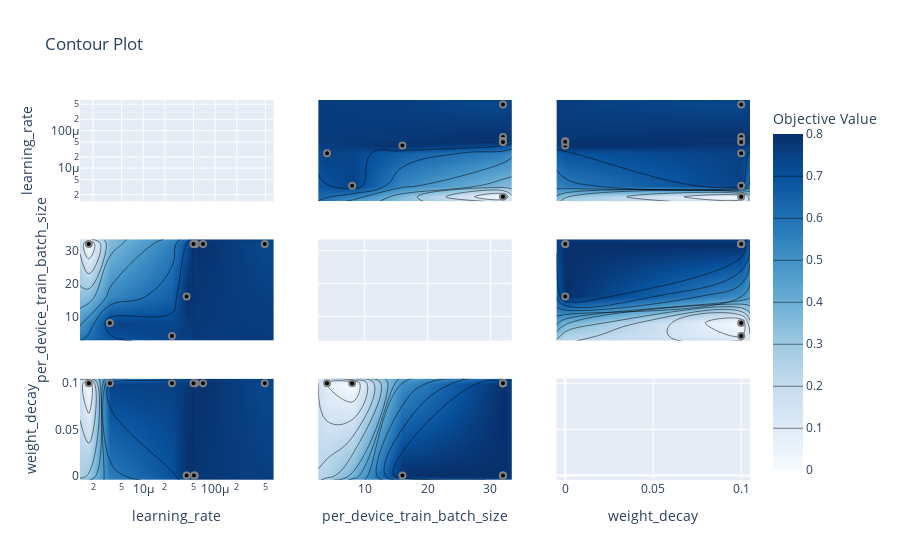

Write notebook code for a chart like this one.
### Code cell
optuna.visualization.plot_contour(study)

### Figure 1 — Plotly figure (JSON) as saved in the notebook; plotly's stock layout.template omitted (floating-point values rounded to 4 significant figures)
{"data": [{"type": "scatter", "xaxis": "x", "yaxis": "y"}, {"colorbar": {"title": {"text": "Objective Value"}}, "colorscale": [[0, "rgb(247,251,255)"], [0.125, "rgb(222,235,247)"], [0.25, "rgb(198,219,239)"], [0.375, "rgb(158,202,225)"], [0.5, "rgb(107,174,214)"], [0.625, "rgb(66,146,198)"], [0.75, "rgb(33,113,181)"], [0.875, "rgb(8,81,156)"], [1, "rgb(8,48,107)"]], "connectgaps": true, "contours": {"coloring": "heatmap"}, "hoverinfo": "none", "line": {"smoothing": 1.3}, "reversescale": false, "showscale": true, "type": "contour", "x": [1.314e-06, 1.742e-06, 3.422e-06, 2.502e-05, 4.004e-05, 4.993e-05, 5.074e-05, 5.191e-05, 5.299e-05, 6.777e-05, 0.0004902, 0.0006499], "xaxis": "x4", "y": [2.6, 4, 8, 16, 32, 33.4], "yaxis": "y4", "z": [[null, null, null, null, null, null, null, null, null, null, null, null], [null, null, null, 0.75, null, null, null, null, null, null, null, null], [null, null, 0.7447, null, null, null, null, null, null, null, null, null], [null, null, null, null, 0.8, null, null, null, null, null, null, null], [null, 0, null, null, null, 0.8, 0.7848, 0.8, 0.7805, 0.7952, 0.729, null], [null, null, null, null, null, null, null, null, null, null, null, null]]}, {"marker": {"color": "black", "line": {"color": "Gray", "width": 2}}, "mode": "markers", "name": "Feasible Trial", "showlegend": false, "type": "scatter", "x": [0.0004902, 2.502e-05, 1.742e-06, 4.004e-05, 3.422e-06, 6.777e-05, 5.191e-05, 5.074e-05, 5.299e-05, 4.993e-05], "xaxis": "x4", "y": [32, 4, 32, 16, 8, 32, 32, 32, 32, 32], "yaxis": "y4"}, {"colorbar": {"title": {"text": "Objective Value"}}, "colorscale": [[0, "rgb(247,251,255)"], [0.125, "rgb(222,235,247)"], [0.25, "rgb(198,219,239)"], [0.375, "rgb(158,202,225)"], [0.5, "rgb(107,174,214)"], [0.625, "rgb(66,146,198)"], [0.75, "rgb(33,113,181)"], [0.875, "rgb(8,81,156)"], [1, "rgb(8,48,107)"]], "connectgaps": true, "contours": {"coloring": "heatmap"}, "hoverinfo": "none", "line": {"smoothing": 1.3}, "reversescale": false, "showscale": false, "type": "contour", "x": [1.314e-06, 1.742e-06, 3.422e-06, 2.502e-05, 4.004e-05, 4.993e-05, 5.074e-05, 5.191e-05, 5.299e-05, 6.777e-05, 0.0004902, 0.0006499], "xaxis": "x7", "y": [-0.005, 0, 0.1, 0.105], "yaxis": "y7", "z": [[null, null, null, null, null, null, null, null, null, null, null, null], [null, null, null, null, 0.8, null, 0.7848, 0.8, null, null, null, null], [null, 0, 0.7447, 0.75, null, 0.8, null, null, 0.7805, 0.7952, 0.729, null], [null, null, null, null, null, null, null, null, null, null, null, null]]}, {"marker": {"color": "black", "line": {"color": "Gray", "width": 2}}, "mode": "markers", "name": "Feasible Trial", "showlegend": false, "type": "scatter", "x": [0.0004902, 2.502e-05, 1.742e-06, 4.004e-05, 3.422e-06, 6.777e-05, 5.191e-05, 5.074e-05, 5.299e-05, 4.993e-05], "xaxis": "x7", "y": [0.1, 0.1, 0.1, 0, 0.1, 0.1, 0, 0, 0.1, 0.1], "yaxis": "y7"}, {"colorbar": {"title": {"text": "Objective Value"}}, "colorscale": [[0, "rgb(247,251,255)"], [0.125, "rgb(222,235,247)"], [0.25, "rgb(198,219,239)"], [0.375, "rgb(158,202,225)"], [0.5, "rgb(107,174,214)"], [0.625, "rgb(66,146,198)"], [0.75, "rgb(33,113,181)"], [0.875, "rgb(8,81,156)"], [1, "rgb(8,48,107)"]], "connectgaps": true, "contours": {"coloring": "heatmap"}, "hoverinfo": "none", "line": {"smoothing": 1.3}, "reversescale": false, "showscale": false, "type": "contour", "x": [2.6, 4, 8, 16, 32, 33.4], "xaxis": "x2", "y": [1.314e-06, 1.742e-06, 3.422e-06, 2.502e-05, 4.004e-05, 4.993e-05, 5.074e-05, 5.191e-05, 5.299e-05, 6.777e-05, 0.0004902, 0.0006499], "yaxis": "y2", "z": [[null, null, null, null, null, null], [null, null, null, null, 0, null], [null, null, 0.7447, null, null, null], [null, 0.75, null, null, null, null], [null, null, null, 0.8, null, null], [null, null, null, null, 0.8, null], [null, null, null, null, 0.7848, null], [null, null, null, null, 0.8, null], [null, null, null, null, 0.7805, null], [null, null, null, null, 0.7952, null], [null, null, null, null, 0.729, null], [null, null, null, null, null, null]]}, {"marker": {"color": "black", "line": {"color": "Gray", "width": 2}}, "mode": "markers", "name": "Feasible Trial", "showlegend": false, "type": "scatter", "x": [32, 4, 32, 16, 8, 32, 32, 32, 32, 32], "xaxis": "x2", "y": [0.0004902, 2.502e-05, 1.742e-06, 4.004e-05, 3.422e-06, 6.777e-05, 5.191e-05, 5.074e-05, 5.299e-05, 4.993e-05], "yaxis": "y2"}, {"type": "scatter", "xaxis": "x5", "yaxis": "y5"}, {"colorbar": {"title": {"text": "Objective Value"}}, "colorscale": [[0, "rgb(247,251,255)"], [0.125, "rgb(222,235,247)"], [0.25, "rgb(198,219,239)"], [0.375, "rgb(158,202,225)"], [0.5, "rgb(107,174,214)"], [0.625, "rgb(66,146,198)"], [0.75, "rgb(33,113,181)"], [0.875, "rgb(8,81,156)"], [1, "rgb(8,48,107)"]], "connectgaps": true, "contours": {"coloring": "heatmap"}, "hoverinfo": "none", "line": {"smoothing": 1.3}, "reversescale": false, "showscale": false, "type": "contour", "x": [2.6, 4, 8, 16, 32, 33.4], "xaxis": "x8", "y": [-0.005, 0, 0.1, 0.105], "yaxis": "y8", "z": [[null, null, null, null, null, null], [null, null, null, 0.8, 0.8, null], [null, 0.75, 0.7447, null, 0.8, null], [null, null, null, null, null, null]]}, {"marker": {"color": "black", "line": {"color": "Gray", "width": 2}}, "mode": "markers", "name": "Feasible Trial", "showlegend": false, "type": "scatter", "x": [32, 4, 32, 16, 8, 32, 32, 32, 32, 32], "xaxis": "x8", "y": [0.1, 0.1, 0.1, 0, 0.1, 0.1, 0, 0, 0.1, 0.1], "yaxis": "y8"}, {"colorbar": {"title": {"text": "Objective Value"}}, "colorscale": [[0, "rgb(247,251,255)"], [0.125, "rgb(222,235,247)"], [0.25, "rgb(198,219,239)"], [0.375, "rgb(158,202,225)"], [0.5, "rgb(107,174,214)"], [0.625, "rgb(66,146,198)"], [0.75, "rgb(33,113,181)"], [0.875, "rgb(8,81,156)"], [1, "rgb(8,48,107)"]], "connectgaps": true, "contours": {"coloring": "heatmap"}, "hoverinfo": "none", "line": {"smoothing": 1.3}, "reversescale": false, "showscale": false, "type": "contour", "x": [-0.005, 0, 0.1, 0.105], "xaxis": "x3", "y": [1.314e-06, 1.742e-06, 3.422e-06, 2.502e-05, 4.004e-05, 4.993e-05, 5.074e-05, 5.191e-05, 5.299e-05, 6.777e-05, 0.0004902, 0.0006499], "yaxis": "y3", "z": [[null, null, null, null], [null, null, 0, null], [null, null, 0.7447, null], [null, null, 0.75, null], [null, 0.8, null, null], [null, null, 0.8, null], [null, 0.7848, null, null], [null, 0.8, null, null], [null, null, 0.7805, null], [null, null, 0.7952, null], [null, null, 0.729, null], [null, null, null, null]]}, {"marker": {"color": "black", "line": {"color": "Gray", "width": 2}}, "mode": "markers", "name": "Feasible Trial", "showlegend": false, "type": "scatter", "x": [0.1, 0.1, 0.1, 0, 0.1, 0.1, 0, 0, 0.1, 0.1], "xaxis": "x3", "y": [0.0004902, 2.502e-05, 1.742e-06, 4.004e-05, 3.422e-06, 6.777e-05, 5.191e-05, 5.074e-05, 5.299e-05, 4.993e-05], "yaxis": "y3"}, {"colorbar": {"title": {"text": "Objective Value"}}, "colorscale": [[0, "rgb(247,251,255)"], [0.125, "rgb(222,235,247)"], [0.25, "rgb(198,219,239)"], [0.375, "rgb(158,202,225)"], [0.5, "rgb(107,174,214)"], [0.625, "rgb(66,146,198)"], [0.75, "rgb(33,113,181)"], [0.875, "rgb(8,81,156)"], [1, "rgb(8,48,107)"]], "connectgaps": true, "contours": {"coloring": "heatmap"}, "hoverinfo": "none", "line": {"smoothing": 1.3}, "reversescale": false, "showscale": false, "type": "contour", "x": [-0.005, 0, 0.1, 0.105], "xaxis": "x6", "y": [2.6, 4, 8, 16, 32, 33.4], "yaxis": "y6", "z": [[null, null, null, null], [null, null, 0.75, null], [null, null, 0.7447, null], [null, 0.8, null, null], [null, 0.8, 0.8, null], [null, null, null, null]]}, {"marker": {"color": "black", "line": {"color": "Gray", "width": 2}}, "mode": "markers", "name": "Feasible Trial", "showlegend": false, "type": "scatter", "x": [0.1, 0.1, 0.1, 0, 0.1, 0.1, 0, 0, 0.1, 0.1], "xaxis": "x6", "y": [32, 4, 32, 16, 8, 32, 32, 32, 32, 32], "yaxis": "y6"}, {"type": "scatter", "xaxis": "x9", "yaxis": "y9"}], "layout": {"title": {"text": "Contour Plot"}, "xaxis": {"anchor": "y", "domain": [0, 0.2889], "matches": "x7", "range": [-5.881, -3.187], "showticklabels": false, "type": "log"}, "xaxis2": {"anchor": "y2", "domain": [0.3556, 0.6444], "matches": "x8", "range": [2.6, 33.4], "showticklabels": false}, "xaxis3": {"anchor": "y3", "domain": [0.7111, 1], "matches": "x9", "range": [-0.005, 0.105], "showticklabels": false}, "xaxis4": {"anchor": "y4", "domain": [0, 0.2889], "matches": "x7", "range": [-5.881, -3.187], "showticklabels": false, "type": "log"}, "xaxis5": {"anchor": "y5", "domain": [0.3556, 0.6444], "matches": "x8", "range": [2.6, 33.4], "showticklabels": false}, "xaxis6": {"anchor": "y6", "domain": [0.7111, 1], "matches": "x9", "range": [-0.005, 0.105], "showticklabels": false}, "xaxis7": {"anchor": "y7", "domain": [0, 0.2889], "range": [-5.881, -3.187], "title": {"text": "learning_rate"}, "type": "log"}, "xaxis8": {"anchor": "y8", "domain": [0.3556, 0.6444], "range": [2.6, 33.4], "title": {"text": "per_device_train_batch_size"}}, "xaxis9": {"anchor": "y9", "domain": [0.7111, 1], "range": [-0.005, 0.105], "title": {"text": "weight_decay"}}, "yaxis": {"anchor": "x", "domain": [0.7333, 1], "range": [-5.881, -3.187], "title": {"text": "learning_rate"}, "type": "log"}, "yaxis2": {"anchor": "x2", "domain": [0.7333, 1], "matches": "y", "range": [-5.881, -3.187], "showticklabels": false, "type": "log"}, "yaxis3": {"anchor": "x3", "domain": [0.7333, 1], "matches": "y", "range": [-5.881, -3.187], "showticklabels": false, "type": "log"}, "yaxis4": {"anchor": "x4", "domain": [0.3667, 0.6333], "range": [2.6, 33.4], "title": {"text": "per_device_train_batch_size"}}, "yaxis5": {"anchor": "x5", "domain": [0.3667, 0.6333], "matches": "y4", "range": [2.6, 33.4], "showticklabels": false}, "yaxis6": {"anchor": "x6", "domain": [0.3667, 0.6333], "matches": "y4", "range": [2.6, 33.4], "showticklabels": false}, "yaxis7": {"anchor": "x7", "domain": [0, 0.2667], "range": [-0.005, 0.105], "title": {"text": "weight_decay"}}, "yaxis8": {"anchor": "x8", "domain": [0, 0.2667], "matches": "y7", "range": [-0.005, 0.105], "showticklabels": false}, "yaxis9": {"anchor": "x9", "domain": [0, 0.2667], "matches": "y7", "range": [-0.005, 0.105], "showticklabels": false}}}
